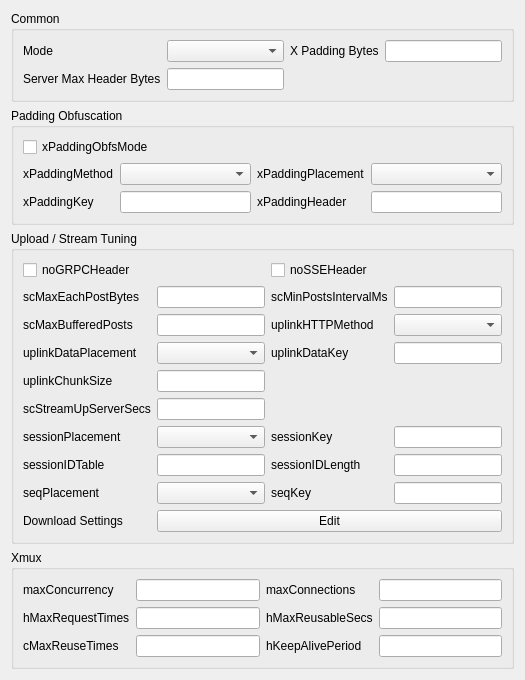
              <widget class="QWidget" name="xray_xhttp_box" native="true">
               <property name="sizePolicy">
                <sizepolicy hsizetype="Expanding" vsizetype="Preferred">
                 <horstretch>0</horstretch>
                 <verstretch>0</verstretch>
                </sizepolicy>
               </property>
               <layout class="QVBoxLayout" name="verticalLayout_xray_xhttp">
                <item>
                 <widget class="QGroupBox" name="xray_xhttp_common_box">
                  <property name="sizePolicy">
                   <sizepolicy hsizetype="Expanding" vsizetype="Maximum">
                    <horstretch>0</horstretch>
                    <verstretch>0</verstretch>
                   </sizepolicy>
                  </property>
                  <property name="title">
                   <string>Common</string>
                  </property>
                  <layout class="QGridLayout" name="gridLayout_xray_xhttp_common">
                   <item row="0" column="0">
                    <widget class="QLabel" name="xray_mode_l">
                     <property name="text">
                      <string>Mode</string>
                     </property>
                     <property name="buddy">
                      <cstring>xray_mode</cstring>
                     </property>
                    </widget>
                   </item>
                   <item row="0" column="1">
                    <widget class="NoWheelComboBox" name="xray_mode"/>
                   </item>
                   <item row="0" column="2">
                    <widget class="QLabel" name="xray_xpaddingbytes_l">
                     <property name="text">
                      <string>X Padding Bytes</string>
                     </property>
                     <property name="buddy">
                      <cstring>xray_xpaddingbytes</cstring>
                     </property>
                    </widget>
                   </item>
                   <item row="0" column="3">
                    <widget class="QLineEdit" name="xray_xpaddingbytes"/>
                   </item>
                   <item row="1" column="0">
                    <widget class="QLabel" name="xray_serverMaxHeaderBytes_l">
                     <property name="text">
                      <string>Server Max Header Bytes</string>
                     </property>
                     <property name="buddy">
                      <cstring>xray_serverMaxHeaderBytes</cstring>
                     </property>
                    </widget>
                   </item>
                   <item row="1" column="1">
                    <widget class="QLineEdit" name="xray_serverMaxHeaderBytes"/>
                   </item>
                  </layout>
                 </widget>
                </item>
                <item>
                 <widget class="QGroupBox" name="xray_xhttp_padding_box">
                  <property name="sizePolicy">
                   <sizepolicy hsizetype="Expanding" vsizetype="Maximum">
                    <horstretch>0</horstretch>
                    <verstretch>0</verstretch>
                   </sizepolicy>
                  </property>
                  <property name="title">
                   <string>Padding Obfuscation</string>
                  </property>
                  <layout class="QGridLayout" name="gridLayout_xray_xhttp_padding">
                   <item row="0" column="0" colspan="4">
                    <widget class="QCheckBox" name="xray_xpadding_obfs_mode">
                     <property name="text">
                      <string>xPaddingObfsMode</string>
                     </property>
                    </widget>
                   </item>
                   <item row="1" column="0">
                    <widget class="QLabel" name="label_xpadding_method">
                     <property name="text">
                      <string>xPaddingMethod</string>
                     </property>
                     <property name="buddy">
                      <cstring>xray_xpadding_method</cstring>
                     </property>
                    </widget>
                   </item>
                   <item row="1" column="1">
                    <widget class="NoWheelComboBox" name="xray_xpadding_method"/>
                   </item>
                   <item row="1" column="2">
                    <widget class="QLabel" name="label_xpadding_placement">
                     <property name="text">
                      <string>xPaddingPlacement</string>
                     </property>
                     <property name="buddy">
                      <cstring>xray_xpadding_placement</cstring>
                     </property>
                    </widget>
                   </item>
                   <item row="1" column="3">
                    <widget class="NoWheelComboBox" name="xray_xpadding_placement"/>
                   </item>
                   <item row="2" column="0">
                    <widget class="QLabel" name="label_xpadding_key">
                     <property name="text">
                      <string>xPaddingKey</string>
                     </property>
                     <property name="buddy">
                      <cstring>xray_xpadding_key</cstring>
                     </property>
                    </widget>
                   </item>
                   <item row="2" column="1">
                    <widget class="QLineEdit" name="xray_xpadding_key"/>
                   </item>
                   <item row="2" column="2">
                    <widget class="QLabel" name="label_xpadding_header">
                     <property name="text">
                      <string>xPaddingHeader</string>
                     </property>
                     <property name="buddy">
                      <cstring>xray_xpadding_header</cstring>
                     </property>
                    </widget>
                   </item>
                   <item row="2" column="3">
                    <widget class="QLineEdit" name="xray_xpadding_header"/>
                   </item>
                  </layout>
                 </widget>
                </item>
                <item>
                 <widget class="QGroupBox" name="xray_xhttp_packet_box">
                  <property name="sizePolicy">
                   <sizepolicy hsizetype="Expanding" vsizetype="Maximum">
                    <horstretch>0</horstretch>
                    <verstretch>0</verstretch>
                   </sizepolicy>
                  </property>
                  <property name="title">
                   <string>Upload / Stream Tuning</string>
                  </property>
                  <layout class="QGridLayout" name="gridLayout_xray_xhttp_packet">
                   <item row="1" column="0">
                    <widget class="QLabel" name="xray_scMaxEachPostBytes_l">
                     <property name="text">
                      <string>scMaxEachPostBytes</string>
                     </property>
                     <property name="buddy">
                      <cstring>xray_scMaxEachPostBytes</cstring>
                     </property>
                    </widget>
                   </item>
                   <item row="1" column="1">
                    <widget class="QLineEdit" name="xray_scMaxEachPostBytes"/>
                   </item>
                   <item row="1" column="2">
                    <widget class="QLabel" name="xray_scMinPostsIntervalMs_l">
                     <property name="text">
                      <string>scMinPostsIntervalMs</string>
                     </property>
                     <property name="buddy">
                      <cstring>xray_scMinPostsIntervalMs</cstring>
                     </property>
                    </widget>
                   </item>
                   <item row="1" column="3">
                    <widget class="QLineEdit" name="xray_scMinPostsIntervalMs"/>
                   </item>
                   <item row="2" column="0">
                    <widget class="QLabel" name="xray_scMaxBufferedPosts_l">
                     <property name="text">
                      <string>scMaxBufferedPosts</string>
                     </property>
                     <property name="buddy">
                      <cstring>xray_scMaxBufferedPosts</cstring>
                     </property>
                    </widget>
                   </item>
                   <item row="2" column="1">
                    <widget class="QLineEdit" name="xray_scMaxBufferedPosts"/>
                   </item>
                   <item row="2" column="2">
                    <widget class="QLabel" name="xray_uplink_http_method_l">
                     <property name="text">
                      <string>uplinkHTTPMethod</string>
                     </property>
                     <property name="buddy">
                      <cstring>xray_uplink_http_method</cstring>
                     </property>
                    </widget>
                   </item>
                   <item row="2" column="3">
                    <widget class="NoWheelComboBox" name="xray_uplink_http_method"/>
                   </item>
                   <item row="3" column="0">
                    <widget class="QLabel" name="xray_uplink_data_placement_l">
                     <property name="text">
                      <string>uplinkDataPlacement</string>
                     </property>
                     <property name="buddy">
                      <cstring>xray_uplink_data_placement</cstring>
                     </property>
                    </widget>
                   </item>
                   <item row="3" column="1">
                    <widget class="NoWheelComboBox" name="xray_uplink_data_placement"/>
                   </item>
                   <item row="3" column="2">
                    <widget class="QLabel" name="xray_uplink_data_key_l">
                     <property name="text">
                      <string>uplinkDataKey</string>
                     </property>
                     <property name="buddy">
                      <cstring>xray_uplink_data_key</cstring>
                     </property>
                    </widget>
                   </item>
                   <item row="3" column="3">
                    <widget class="QLineEdit" name="xray_uplink_data_key"/>
                   </item>
                   <item row="4" column="0">
                    <widget class="QLabel" name="xray_uplink_chunk_size_l">
                     <property name="text">
                      <string>uplinkChunkSize</string>
                     </property>
                     <property name="buddy">
                      <cstring>xray_uplink_chunk_size</cstring>
                     </property>
                    </widget>
                   </item>
                   <item row="4" column="1">
                    <widget class="QLineEdit" name="xray_uplink_chunk_size"/>
                   </item>
                   <item row="0" column="0" colspan="2">
                    <widget class="QCheckBox" name="xray_no_grpc">
                     <property name="text">
                      <string>noGRPCHeader</string>
                     </property>
                    </widget>
                   </item>
                   <item row="0" column="2" colspan="2">
                    <widget class="QCheckBox" name="xray_no_sse">
                     <property name="text">
                      <string>noSSEHeader</string>
                     </property>
                    </widget>
                   </item>
                   <item row="5" column="0">
                    <widget class="QLabel" name="xray_scStreamUpServerSecs_l">
                     <property name="text">
                      <string>scStreamUpServerSecs</string>
                     </property>
                     <property name="buddy">
                      <cstring>xray_scStreamUpServerSecs</cstring>
                     </property>
                    </widget>
                   </item>
                   <item row="5" column="1">
                    <widget class="QLineEdit" name="xray_scStreamUpServerSecs"/>
                   </item>
                   <item row="6" column="0">
                    <widget class="QLabel" name="xray_session_placement_l">
                     <property name="text">
                      <string>sessionPlacement</string>
                     </property>
                     <property name="buddy">
                      <cstring>xray_session_placement</cstring>
                     </property>
                    </widget>
                   </item>
                   <item row="6" column="1">
                    <widget class="NoWheelComboBox" name="xray_session_placement"/>
                   </item>
                   <item row="6" column="2">
                    <widget class="QLabel" name="xray_session_key_l">
                     <property name="text">
                      <string>sessionKey</string>
                     </property>
                     <property name="buddy">
                      <cstring>xray_session_key</cstring>
                     </property>
                    </widget>
                   </item>
                   <item row="6" column="3">
                    <widget class="QLineEdit" name="xray_session_key"/>
                   </item>
                   <item row="7" column="0">
                    <widget class="QLabel" name="xray_session_id_table_l">
                     <property name="text">
                      <string>sessionIDTable</string>
                     </property>
                     <property name="buddy">
                      <cstring>xray_session_id_table</cstring>
                     </property>
                    </widget>
                   </item>
                   <item row="7" column="1">
                    <widget class="QLineEdit" name="xray_session_id_table"/>
                   </item>
                   <item row="7" column="2">
                    <widget class="QLabel" name="xray_session_id_length_l">
                     <property name="text">
                      <string>sessionIDLength</string>
                     </property>
                     <property name="buddy">
                      <cstring>xray_session_id_length</cstring>
                     </property>
                    </widget>
                   </item>
                   <item row="7" column="3">
                    <widget class="QLineEdit" name="xray_session_id_length"/>
                   </item>
                   <item row="8" column="0">
                    <widget class="QLabel" name="xray_seq_placement_l">
                     <property name="text">
                      <string>seqPlacement</string>
                     </property>
                     <property name="buddy">
                      <cstring>xray_seq_placement</cstring>
                     </property>
                    </widget>
                   </item>
                   <item row="8" column="1">
                    <widget class="NoWheelComboBox" name="xray_seq_placement"/>
                   </item>
                   <item row="8" column="2">
                    <widget class="QLabel" name="xray_seq_key_l">
                     <property name="text">
                      <string>seqKey</string>
                     </property>
                     <property name="buddy">
                      <cstring>xray_seq_key</cstring>
                     </property>
                    </widget>
                   </item>
                   <item row="8" column="3">
                    <widget class="QLineEdit" name="xray_seq_key"/>
                   </item>
                   <item row="9" column="0">
                    <widget class="QLabel" name="xray_downloadsettings_l">
                     <property name="text">
                      <string>Download Settings</string>
                     </property>
                     <property name="buddy">
                      <cstring>xray_downloadsettings_edit</cstring>
                     </property>
                    </widget>
                   </item>
                   <item row="9" column="1" colspan="3">
                    <widget class="QPushButton" name="xray_downloadsettings_edit">
                     <property name="text">
                      <string>Edit</string>
                     </property>
                    </widget>
                   </item>
                  </layout>
                 </widget>
                </item>
                <item>
                 <widget class="QGroupBox" name="xray_xhttp_xmux_box">
                  <property name="sizePolicy">
                   <sizepolicy hsizetype="Expanding" vsizetype="Maximum">
                    <horstretch>0</horstretch>
                    <verstretch>0</verstretch>
                   </sizepolicy>
                  </property>
                  <property name="title">
                   <string>Xmux</string>
                  </property>
                  <layout class="QGridLayout" name="gridLayout_xray_xhttp_xmux">
                   <item row="0" column="0">
                    <widget class="QLabel" name="xray_max_concurrency_l">
                     <property name="text">
                      <string>maxConcurrency</string>
                     </property>
                     <property name="buddy">
                      <cstring>xray_max_concurrency</cstring>
                     </property>
                    </widget>
                   </item>
                   <item row="0" column="1">
                    <widget class="QLineEdit" name="xray_max_concurrency"/>
                   </item>
                   <item row="0" column="2">
                    <widget class="QLabel" name="xray_max_connections_l">
                     <property name="text">
                      <string>maxConnections</string>
                     </property>
                     <property name="buddy">
                      <cstring>xray_max_connections</cstring>
                     </property>
                    </widget>
                   </item>
                   <item row="0" column="3">
                    <widget class="QLineEdit" name="xray_max_connections"/>
                   </item>
                   <item row="1" column="0">
                    <widget class="QLabel" name="xray_hMaxRequestTimes_l">
                     <property name="text">
                      <string>hMaxRequestTimes</string>
                     </property>
                     <property name="buddy">
                      <cstring>xray_hMaxRequestTimes</cstring>
                     </property>
                    </widget>
                   </item>
                   <item row="1" column="1">
                    <widget class="QLineEdit" name="xray_hMaxRequestTimes"/>
                   </item>
                   <item row="1" column="2">
                    <widget class="QLabel" name="xray_hMaxReusableSecs_l">
                     <property name="text">
                      <string>hMaxReusableSecs</string>
                     </property>
                     <property name="buddy">
                      <cstring>xray_hMaxReusableSecs</cstring>
                     </property>
                    </widget>
                   </item>
                   <item row="1" column="3">
                    <widget class="QLineEdit" name="xray_hMaxReusableSecs"/>
                   </item>
                   <item row="2" column="0">
                    <widget class="QLabel" name="xray_max_reuse_times_l">
                     <property name="text">
                      <string>cMaxReuseTimes</string>
                     </property>
                     <property name="buddy">
                      <cstring>xray_max_reuse_times</cstring>
                     </property>
                    </widget>
                   </item>
                   <item row="2" column="1">
                    <widget class="QLineEdit" name="xray_max_reuse_times"/>
                   </item>
                   <item row="2" column="2">
                    <widget class="QLabel" name="xray_keep_alive_period_l">
                     <property name="text">
                      <string>hKeepAlivePeriod</string>
                     </property>
                     <property name="buddy">
                      <cstring>xray_keep_alive_period</cstring>
                     </property>
                    </widget>
                   </item>
                   <item row="2" column="3">
                    <widget class="QLineEdit" name="xray_keep_alive_period"/>
                   </item>
                  </layout>
                 </widget>
                </item>
               </layout>
              </widget>
